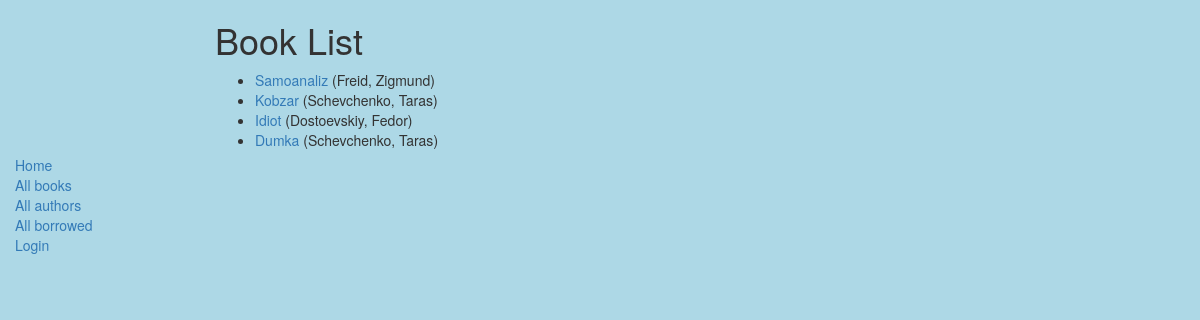
The page /books/ on the database its author committed.
### catalog/models.py (models this page shows, shortened)
class Book(models.Model):
    title = models.CharField(max_length=200)
    author = models.ForeignKey('Author', on_delete=models.SET_NULL, null=True)
    summary = models.TextField(max_length=1000, help_text="Enter a brief description of the book")
    isbn = models.CharField('ISBN',max_length=13, help_text='13 Character <a href="https://www.isbn-international.org/content/what-isbn">ISBN number</a>')
    genre = models.ManyToManyField(Genre, help_text="Select a genre for this book")
    def get_absolute_url(self):
        return reverse('book-detail', args=[str(self.id)])
    def display_genre(self):
        return ', '.join([ genre.name for genre in self.genre.all()[:3] ])
    display_genre.short_description = 'Genre'

class Author(models.Model):
    first_name = models.CharField(max_length=100)
    last_name = models.CharField(max_length=100)
    date_of_birth = models.DateField(null=True, blank=True)
    date_of_death = models.DateField('Died', null=True, blank=True)
    def __str__(self):
        return '%s, %s' % (self.last_name, self.first_name)
    class Meta:
        ordering = ['last_name']

### catalog/views.py (the view)
# urls.py: url(r'^books/$', views.BookListView.as_view(), name='books'),
class BookListView(generic.ListView):
    model = Book
    def get_context_data(self, **kwargs):
        context = super(BookListView, self).get_context_data(**kwargs)
        context['some_data'] = 'This is just some data'
        return context

### catalog/templates/catalog/book_list.html
{% extends "base_generic.html" %}
{% block content %}
    <h1>Book List</h1>
    {% if book_list %}
    <ul>
      {% for book in book_list %}
      <li>
        <a href="{{ book.get_absolute_url }}">{{ book.title }}</a> ({{book.author}})
      </li>
      {% endfor %}
    </ul>
    {% else %}
      <p>There are no books in the library.</p>
    {% endif %}
{% endblock %}

### catalog/static/styles.css (style rules this page uses)
body { background: lightblue; }

### rows shown on the page
Book: title "Samoanaliz", author "Freid, Zigmund"
Book: title "Kobzar", author "Schevchenko, Taras"
Book: title "Idiot", author "Dostoevskiy, Fedor"
Book: title "Dumka", author "Schevchenko, Taras"
